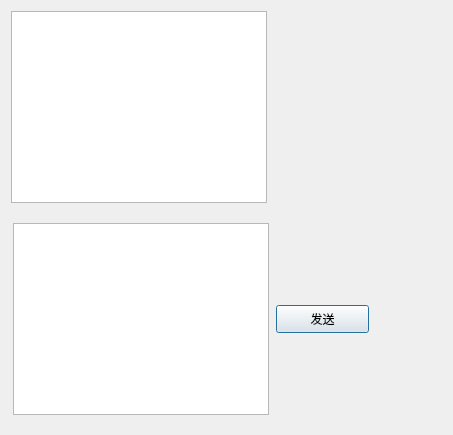
<?xml version="1.0" encoding="UTF-8"?>
<ui version="4.0">
 <class>ChatDialog</class>
 <widget class="QDialog" name="ChatDialog">
  <property name="geometry">
   <rect>
    <x>0</x>
    <y>0</y>
    <width>453</width>
    <height>435</height>
   </rect>
  </property>
  <property name="windowTitle">
   <string>Dialog</string>
  </property>
  <widget class="QTextBrowser" name="chatBrowser">
   <property name="geometry">
    <rect>
     <x>11</x>
     <y>11</y>
     <width>256</width>
     <height>192</height>
    </rect>
   </property>
  </widget>
  <widget class="QTextEdit" name="inputBox">
   <property name="geometry">
    <rect>
     <x>13</x>
     <y>223</y>
     <width>256</width>
     <height>192</height>
    </rect>
   </property>
  </widget>
  <widget class="QPushButton" name="sendButton">
   <property name="geometry">
    <rect>
     <x>276</x>
     <y>305</y>
     <width>93</width>
     <height>28</height>
    </rect>
   </property>
   <property name="text">
    <string>发送</string>
   </property>
  </widget>
 </widget>
 <resources/>
 <connections/>
</ui>
